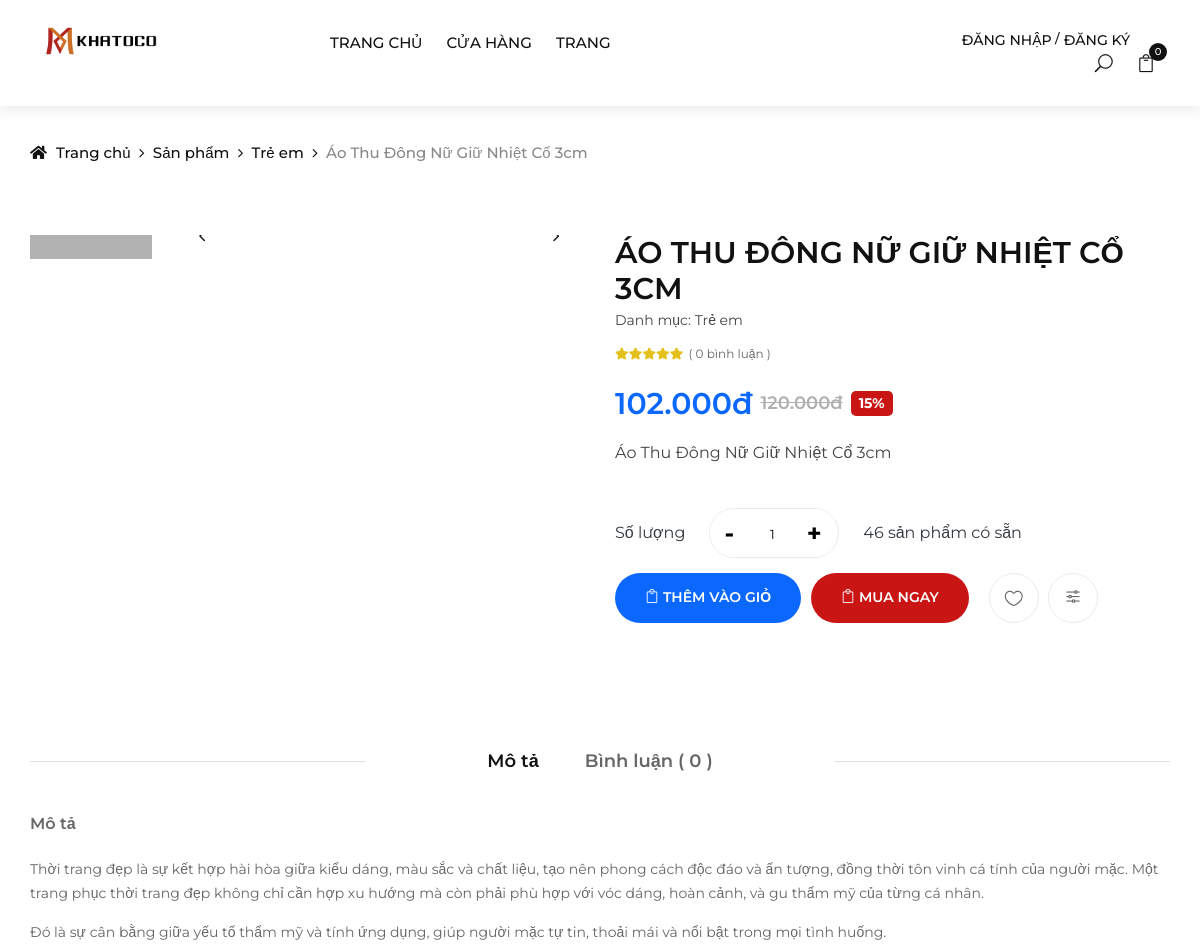
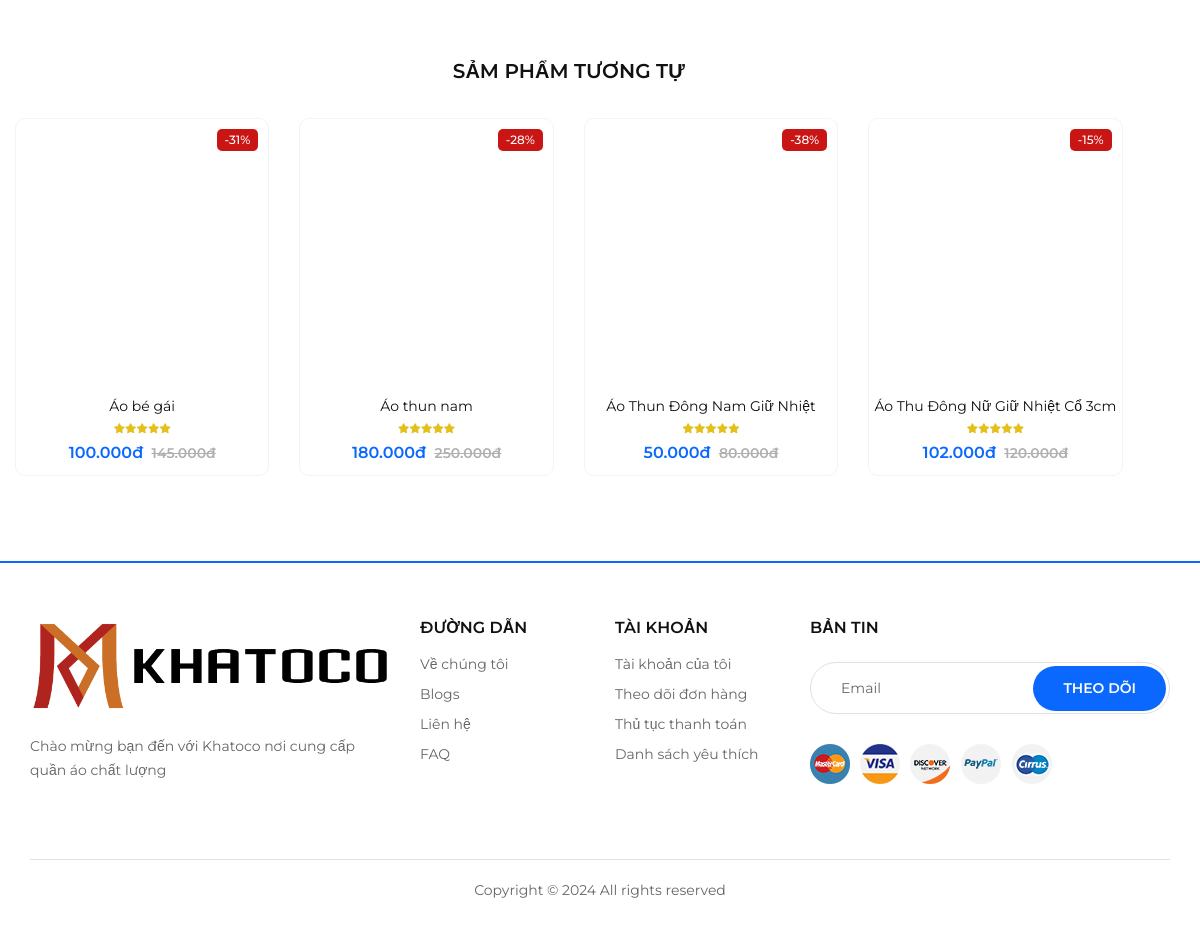
Screenshot of /DUAN1_QUANAO/index.php?url=chitietsanpham&id_sp=30&id_dm=4 with the database file from the repository (2 pictures, top to bottom).
### tables this page shows
CREATE TABLE `categories` (
  `category_id` int(11) NOT NULL,
  `name` varchar(255) NOT NULL,
  `image` varchar(255) NOT NULL,
  `status` tinyint(1) NOT NULL DEFAULT 1
);

CREATE TABLE `products` (
  `product_id` int(11) NOT NULL,
  `category_id` int(11) NOT NULL,
  `name` varchar(255) NOT NULL,
  `image` varchar(255) NOT NULL,
  `quantity` int(11) NOT NULL,
  `sell_quantity` int(11) NOT NULL DEFAULT 0,
  `price` int(11) NOT NULL,
  `sale_price` int(11) NOT NULL,
  `create_date` datetime NOT NULL DEFAULT current_timestamp(),
  `views` int(11) NOT NULL DEFAULT 0,
  `details` text NOT NULL,
  `short_description` text NOT NULL,
  `status` tinyint(1) NOT NULL DEFAULT 1
);

### DUAN1_QUANAO/models/pdo_library.php (called while the page is built, shortened)
<?php
function pdo_query($sql){
    $sql_args = array_slice(func_get_args(), 1);
    try{
        $conn = pdo_get_connection();
        $stmt = $conn->prepare($sql);
        $stmt->execute($sql_args);
        $rows = $stmt->fetchAll();
        return $rows;
    }
    catch(PDOException $e){
        throw $e;
    }
    finally{
        unset($conn);
    }
}
function pdo_query_one($sql){
    $sql_args = array_slice(func_get_args(), 1);
    try{
        $conn = pdo_get_connection();
        $stmt = $conn->prepare($sql);
        $stmt->execute($sql_args);
        $row = $stmt->fetch(PDO::FETCH_ASSOC);
        return $row;
    }
    catch(PDOException $e){
        throw $e;
    }
    finally{
        unset($conn);
    }
}
?>

### DUAN1_QUANAO/models/CategoryModel.php (called while the page is built, shortened)
<?php
    class CategoryModel {
        public function select_name_categories() {
            $sql = "SELECT category_id, name FROM categories";
            return pdo_query($sql);
        }
    }
?>

### DUAN1_QUANAO/models/ProductModel.php (called while the page is built, shortened)
<?php
    class ProductModel {
        public function select_products_by_id($id) {
            $sql = "SELECT * FROM products WHERE product_id = ?";
            return pdo_query_one($sql, $id);
        }
        public function select_products_similar($id) {
            $sql = "SELECT * FROM products WHERE category_id = ? ORDER BY product_id LIMIT 4";
            return pdo_query($sql, $id);
        }
        public function discount_percentage($price, $sale_price) {
            $discount_percentage = ($price - $sale_price) / $price * 100;
            $round__percentage = round($discount_percentage, 0)."%";
            return $round__percentage;
        }
        public function formatted_price($price) {
            $format = number_format($price, 0, ',', '.') . 'đ';
            return $format;
        }
    }
    $ProductModel = new ProductModel();
?>

### DUAN1_QUANAO/models/CommentModel.php (called while the page is built, shortened)
<?php
    class CommentModel {
        function select_comments_by_id($product_id){
            $sql = "
            SELECT *
            FROM comments
            JOIN users ON comments.user_id = users.user_id
            WHERE comments.product_id = ? AND status = 1
            ORDER BY comments.date DESC;
            ";
            return pdo_query($sql, $product_id);
        }
    }
?>

### DUAN1_QUANAO/views/productdetail.php (the view, shortened to what this page needs)
<?php
   if(isset($_GET['id_sp'])) {
        $id_sp = $_GET['id_sp'];
        $id_danhmuc = $_GET['id_dm'];
        $product_details = $ProductModel->update_views($id_sp);
        $product_details = $ProductModel->select_products_by_id($id_sp);
        $similar_product = $ProductModel->select_products_similar($id_danhmuc);
        $name_catgoty = $CategoryModel->select_name_categories();
    }
?>
<?php
    extract($product_details);
    $discount_percentage = $ProductModel->discount_percentage($price, $sale_price);
    if(isset($_GET['id_sp'])) {
        $product_id = $_GET['id_sp'];
        $list_comments = $CommentModel->select_comments_by_id($product_id);
    }
?>
<div class="breadcrumb-option">
    <div class="container">
        <div class="row">
            <div class="col-lg-12">
                <div class="breadcrumb__links">
                    <a href="index.php"><i class="fa fa-home"></i> Trang chủ</a>
                    <a href="index.php?url=cua-hang">Sản phẩm </a>
                    <a href="index.php?url=danh-muc-san-pham&id=<?=$id_danhmuc?>">
                        <?php foreach ($name_catgoty as $value) {
                                if($value['category_id'] == $id_danhmuc) {
                                    echo $value['name'];
                                }
                            } ?>
                    </a>
                    <span><?=$name?></span>
                </div>
            </div>
        </div>
    </div>
</div>
<section class="product-details spad">
    <div class="container">
        <div class="row">
            <div class="col-lg-6">
                <div class="product__details__pic">
                    <div class="product__details__pic__left product__thumb nice-scroll">
                        <a class="pt active" href="#product-1">
                        </a>
                        <a class="pt" href="#product-2">
                        </a>
                    </div>
                    <div class="product__details__slider__content">
                        <div class="product__details__pic__slider owl-carousel">
                        </div>
                    </div>
                </div>
            </div>
            <div class="col-lg-6">
                <div class="product__details__text">
                    <h3><?=$name?>
                        <span>
                            Danh mục: <?php foreach ($name_catgoty as $value) {
                                    if($value['category_id'] == $id_danhmuc) {
                                        echo $value['name'];
                                    }
                                } ?>
                        </span>
                    </h3>
                    <div class="rating">
                        <i class="fa fa-star"></i>
                        <i class="fa fa-star"></i>
                        <i class="fa fa-star"></i>
                        <i class="fa fa-star"></i>
                        <i class="fa fa-star"></i>
                        <span>( <?=count($list_comments)?> bình luận )</span>
                    </div>
                    <div class="product__details__price">
                        <?=$ProductModel->formatted_price($sale_price); ?>
                        <span class="ml-2">
                            <?=$ProductModel->formatted_price($price); ?>
                        </span>
                        <div class="label_right ml-2"><?=$discount_percentage?></div>
                    </div>
                    <div class="short__description">
                        <?=$short_description?>
                    </div>
                    <?php if($quantity == 0){?>
                    <div class="quantity">
                        <button style="border: none;" type="submit" class="btn btn-warning">
                            Hết hàng
                        </button>
                    </div>
                    <?php }else{?>
                    <div class="product__details__button">
                        <?php if(isset($_SESSION['user'])) {?>
                        <form action="index.php?url=gio-hang" method="post">
                            <div class="input-group d-flex align-items-center">
                                <span class="text-dark">Số lượng</span>
                                <div class="input-next-cart d-flex mx-4">
                                    <input type="button" value="-" class="button-minus" data-field="quantity">
                                    <input type="number" step="1" max="50" value="1" name="product_quantity"
                                        class="quantity-field-cart">
                                    <input type="button" value="+" class="button-plus" data-field="quantity">
                                </div>
                                <span class="text-dark"><?=$quantity?> sản phẩm có sẵn</span>
                            </div>
                            <input value="<?=$product_id?>" type="hidden" name="product_id">
                            <input value="<?=$_SESSION['user']['id']?>" type="hidden" name="user_id">
                            <input value="<?=$name?>" type="hidden" name="name">
                            <input value="<?=$image?>" type="hidden" name="image">
                            <input value="<?=$sale_price?>" type="hidden" name="price">
                            <input value="<?=$image?>" type="hidden" name="image">
                            <div class="quantity">
                                <button name="add_to_cart" style="border: none;" type="submit"
                                    class="cart-btn btn-primary"><span class="icon_bag_alt"></span> Thêm vào
                                    giỏ</button>
                                <button name="add_to_cart" type="submit"
                                    style="background-color: #ca1515; border: none;" class="cart-btn"><span
                                        class="icon_bag_alt"></span>Mua ngay</button>
                            </div>
                        </form>
                        <?php }else{?>
                        <div class="input-group d-flex align-items-center">
                            <span class="text-dark">Số lượng</span>
                            <div class="input-next-cart d-flex mx-4">
                                <input type="button" value="-" class="button-minus" data-field="quantity">
                                <input type="number" readonly step="1" max="50" value="1" name="product_quantity"
                                    class="quantity-field-cart">
                                <input type="button" value="+" class="button-plus" data-field="quantity">
                            </div>
                            <span class="text-dark"><?=$quantity?> sản phẩm có sẵn</span>
                        </div>
                        <div class="quantity">
                            <button name="add_to_cart" onclick="alert('Vui lòng dăng nhập để thực hiện chức năng');"
                                style="border: none;" type="submit" class="cart-btn btn-primary">
                                <span class="icon_bag_alt"></span> <a href="dang-nhap" style="color: #ffffff;">Thêm vào
                                    giỏ</a>
                            </button>
                            <button name="add_to_cart" onclick="alert('Vui lòng dăng nhập để thực hiện chức năng');"
                                type="submit" style="background-color: #ca1515; border: none;" class="cart-btn">
                                <span class="icon_bag_alt"></span> <a href="dang-nhap" style="color: #ffffff;">Mua
                                    ngay</a>
                            </button>
                        </div>
                        <?php }?>
                        <ul>
                            <li><a href="#"><span class="icon_heart_alt"></span></a></li>
                            <li><a href="#"><span class="icon_adjust-horiz"></span></a></li>
                        </ul>
                    </div>
                    <?php }?>
                </div>
            </div>
            <div class="col-lg-12">
                <div class="product__details__tab">
                    <ul class="nav nav-tabs" role="tablist">
                        <li class="nav-item">
                            <a class="nav-link active" data-toggle="tab" href="#tabs-1" role="tab">Mô tả</a>
                        </li>
                        <li class="nav-item">
                            <a class="nav-link" data-toggle="tab" href="#tabs-2" role="tab">Bình luận (
                                <?=count($list_comments)?> )</a>
                        </li>
                    </ul>
                    <div class="tab-content">
                        <div class="tab-pane active" id="tabs-1" role="tabpanel">
                            <h6>Mô tả</h6>
                            <p><?=$details?></p>
                        </div>
                        <?php include_once "views/comments.php"; ?>
                </div>
            </div>
        </div>
        <div class="row">
            <div class="col-lg-12 text-center">
                <div class="related__title">
                    <h5>SẢM PHẨM TƯƠNG TỰ</h5>
                </div>
            </div>
            <?php
                    foreach ($similar_product as $value) {
                        if(is_array($value)) {
                            extract($value);
                            $discount_percentage = $ProductModel->discount_percentage($price, $sale_price);
                        }
                ?>
            <div class="col-lg-3 col-md-4 col-sm-6 mix">
                <div class="product__item sale">
                    <div class="product__item__pic set-bg" data-setbg="upload/<?=$image?>">
                        <div class="label_right sale">-<?=$discount_percentage?></div>
                        <ul class="product__hover">
                        </ul>
                    </div>
                    <div class="product__item__text">
                        <h6 class="text-truncate-1">
                            <a href="index.php?url=chitietsanpham&id_sp=<?=$product_id?>&id_dm=<?=$category_id?>">
                                <?=$name?>
                            </a>
                        </h6>
                        <div class="rating">
                            <i class="fa fa-star"></i>
                            <i class="fa fa-star"></i>
                            <i class="fa fa-star"></i>
                            <i class="fa fa-star"></i>
                            <i class="fa fa-star"></i>
                        </div>
                        <div class="product__price"><?=$ProductModel->formatted_price($sale_price); ?>
                            <span><?=$ProductModel->formatted_price($price); ?> </span>
                        </div>
                    </div>
                </div>
            </div>
            <?php
                    }
                ?>
        </div>
    </div>
    </div>
</section>

### DUAN1_QUANAO/views/productdetail.php (style rules this page uses)
.label_right { font-size: 14px; color: #ffffff; font-weight: 700; display: inline-block; padding: 2px 8px; text-transform: uppercase; background: #ca1515; border-radius: 5px; }

### rows the page displays
categories: name "Trẻ em"
products: name "Áo Thu Đông Nữ Giữ Nhiệt Cổ 3cm", name "ÁO THU ĐÔNG NỮ GIỮ NHIỆT CỔ 3CM", sale_price "102.000đ", discount_percentage "15%", short_description "Áo Thu Đông Nữ Giữ Nhiệt Cổ 3cm", quantity "46", details "Thời trang đẹp là sự kết hợp hài hòa giữa kiểu dáng, màu sắc và chất liệu, tạo nên phong cách độc đáo và ấn tượng, đồng thời tôn vinh cá tính của người mặc. Một trang phục thời trang đẹp không chỉ cần hợp xu hướng mà còn phải phù hợp với vóc dáng, hoàn cảnh, và gu thẩm mỹ của từng cá nhân. Đó là sự cân bằng giữa yếu tố thẩm mỹ và tính ứng dụng, giúp người mặc tự tin, thoải mái và nổi bật trong mọi tình huống.", formatted_price "120.000đ"
products: discount_percentage "31%", name "Áo bé gái", sale_price "100.000đ", formatted_price "145.000đ"
products: discount_percentage "28%", name "Áo thun nam", sale_price "180.000đ", formatted_price "250.000đ"
products: discount_percentage "38%", name "Áo Thun Đông Nam Giữ Nhiệt", sale_price "50.000đ", formatted_price "80.000đ"

### other values shown
count($list_comments) "0"
$ProductModel->formatted_price($price) "120.000đ"
